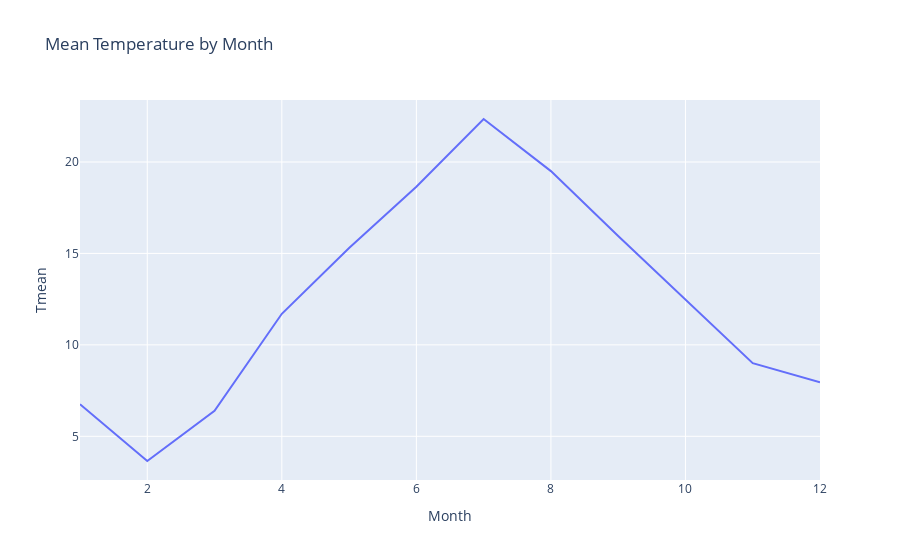

Here is the notebook cell this chart was saved with:
### Code cell
import plotly.express as px

fig = px.line(weather, x='Month', y='Tmean', title='Mean Temperature by Month')
fig.show()

### Figure 1 — Plotly figure (JSON) as saved in the notebook; plotly's stock layout.template omitted (floating-point values rounded to 4 significant figures)
{"data": [{"hovertemplate": "Month=%{x}<br>Tmean=%{y}<extra></extra>", "legendgroup": "", "line": {"color": "#636efa", "dash": "solid"}, "marker": {"symbol": "circle"}, "mode": "lines", "name": "", "orientation": "v", "showlegend": false, "type": "scatter", "x": [1, 2, 3, 4, 5, 6, 7, 8, 9, 10, 11, 12], "xaxis": "x", "y": [6.75, 3.65, 6.4, 11.7, 15.3, 18.65, 22.35, 19.5, 15.95, 12.5, 9.0, 7.95], "yaxis": "y"}], "layout": {"legend": {"tracegroupgap": 0}, "title": {"text": "Mean Temperature by Month"}, "xaxis": {"anchor": "y", "domain": [0, 1], "title": {"text": "Month"}}, "yaxis": {"anchor": "x", "domain": [0, 1], "title": {"text": "Tmean"}}}}
